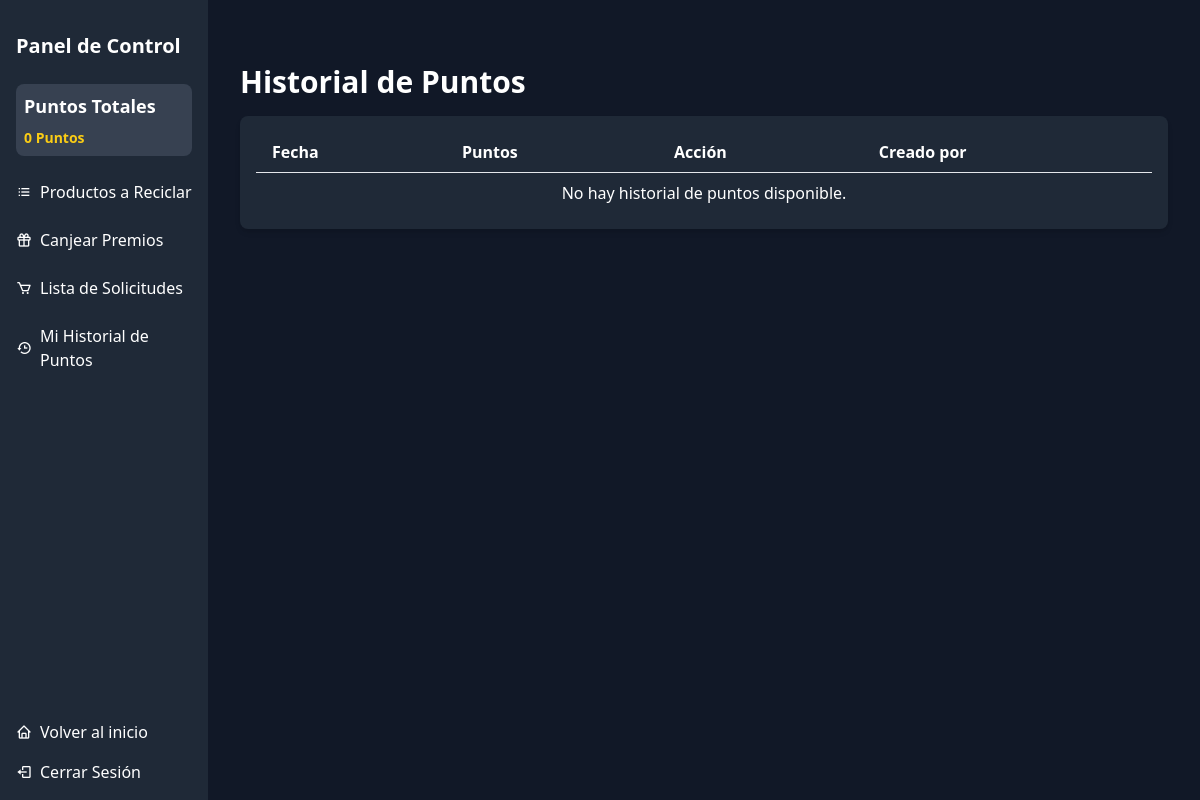
/dashboard/point-history/ (signed in), run on an earlier commit of the app's database.
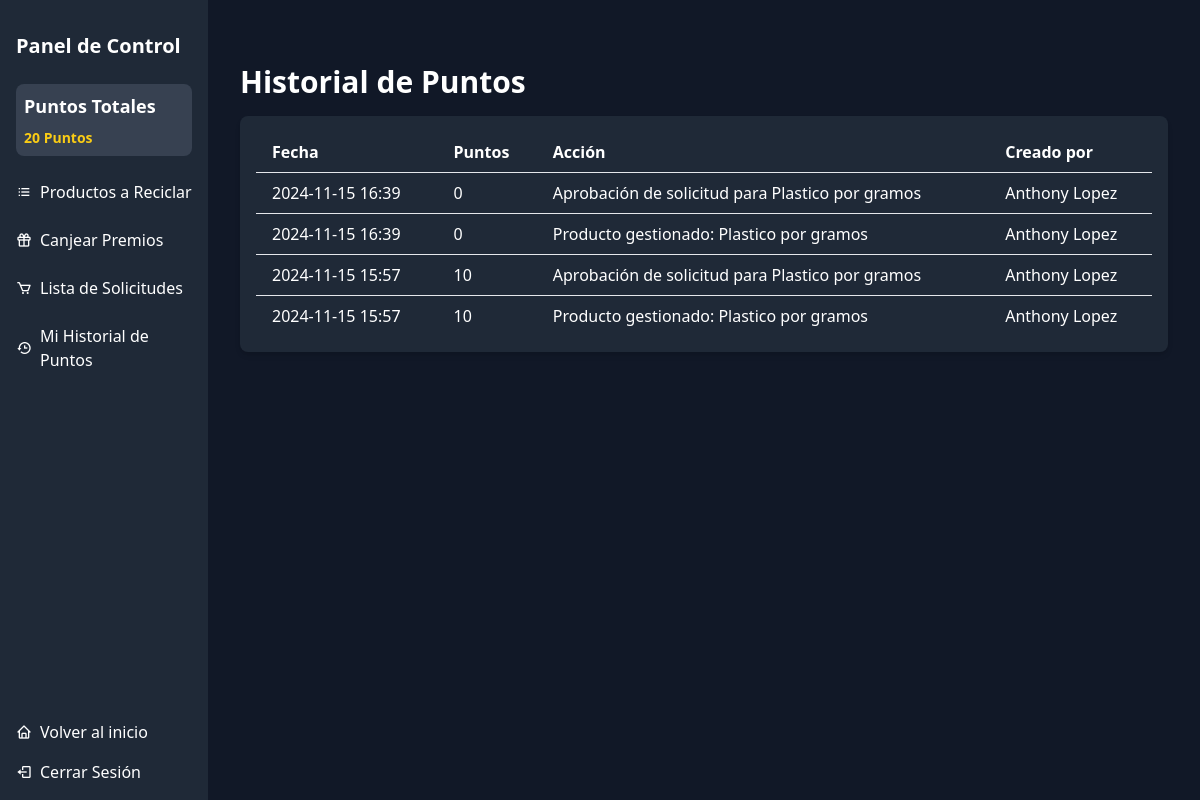
And on a later commit of the database.
### core/dashboard/models.py (models this page shows, shortened)
class PointHistory(models.Model):
    user = models.ForeignKey(settings.AUTH_USER_MODEL, on_delete=models.CASCADE, related_name="point_history")
    points = models.PositiveIntegerField()
    action = models.CharField(max_length=255)
    created_at = models.DateTimeField(auto_now_add=True)
    created_by = models.ForeignKey(
        settings.AUTH_USER_MODEL,
        on_delete=models.SET_NULL,
        null=True,
        blank=True,
        related_name="created_point_histories"
    )
    class Meta:
        verbose_name = 'Historial de Puntos'
        verbose_name_plural = 'Historial de Puntos'

### core/security/models.py (models this page shows, shortened)
class User(AbstractUser):
    email = models.EmailField(_('email address'), unique=True)
    is_admin = models.BooleanField(default=False, help_text="Indica si el usuario es un administrador.")
    phone_number = models.CharField(max_length=10, blank=True, help_text="Número de teléfono del usuario.")
    address = models.CharField(max_length=255, blank=True, help_text="Dirección del usuario.")
    date_of_birth = models.DateField(null=True, blank=True, help_text="Fecha de nacimiento del usuario.")
    gender = models.CharField(
        max_length=10,
        choices=[('M', 'Masculino'), ('F', 'Femenino'), ('O', 'Otro')],
        blank=True,
        help_text="Género del usuario."
    )
    profile_image = models.ImageField(
        upload_to='profile_img/',
        null=True,
        blank=True,
        help_text="Imagen de perfil del usuario.",
        validators=[validate_image_extension]
    )
    ROLE_CHOICES = [
        ('USER', 'Usuario'),
        ('ADMIN', 'Administrador'),
    ]
    role = models.CharField(
        max_length=6,
        choices=ROLE_CHOICES,
        default='USER',
        help_text="Rol del usuario."
    )
    USERNAME_FIELD = 'username'
    REQUIRED_FIELDS = ['email', 'first_name', 'last_name']
    groups = models.ManyToManyField(Group, related_name='security_user_set', blank=True)
    user_permissions = models.ManyToManyField('auth.Permission', related_name='security_user_set', blank=True)

### core/dashboard/views/point.py (the view)
# urls.py: path('point-history/', point.PointHistoryListView.as_view(), name='point_history'),
class PointHistoryListView(ListView):
    model = PointHistory
    template_name = "core/points/point_history.html"
    context_object_name = "point_histories"
    def get_queryset(self):
        return PointHistory.objects.filter(user=self.request.user).order_by('-created_at')

### core/dashboard/context_processors.py (called while the page is built)
def total_points(request):
    if request.user.is_authenticated:
        total_points = Points.objects.filter(user=request.user).aggregate(total=models.Sum('number'))['total'] or 0
        total_history_points = PointHistory.objects.filter(user=request.user).aggregate(total=models.Sum('points'))['total'] or 0
        total_points = total_history_points
    else:
        total_points = 0
    return {'total_points': total_points}

### templates/core/points/point_history.html
{% extends 'components/base_dash.html' %}
{% block content %}
<div class="container mx-auto py-8">
    <h1 class="text-3xl font-bold text-white mb-4">Historial de Puntos</h1>
    <div class="bg-gray-800 p-4 rounded-lg shadow-md">
        <table class="min-w-full table-auto text-white">
            <thead>
                <tr class="border-b">
                    <th class="px-4 py-2 text-left">Fecha</th>
                    <th class="px-4 py-2 text-left">Puntos</th>
                    <th class="px-4 py-2 text-left">Acción</th>
                    <th class="px-4 py-2 text-left">Creado por</th>
                </tr>
            </thead>
            <tbody>
                {% for history in point_histories %}
                <tr class="border-t">
                    <td class="px-4 py-2">{{ history.created_at|date:"Y-m-d H:i" }}</td>
                    <td class="px-4 py-2">{{ history.points }}</td>
                    <td class="px-4 py-2">{{ history.action }}</td>
                    <td class="px-4 py-2">{{ history.created_by.first_name }} {{ history.created_by.last_name }}</td>
                </tr>
                {% empty %}
                <tr>
                    <td colspan="4" class="text-center px-4 py-2">No hay historial de puntos disponible.</td>
                </tr>
                {% endfor %}
            </tbody>
        </table>
    </div>
</div>
{% endblock %}

What changed in the data, as far as the page shows it:
added PointHistory: created_at "2024-11-15 16:39", points "0", action "Aprobación de solicitud para Plastico por gramos", created_by.first_name "Anthony", created_by.last_name "Lopez"
added PointHistory: created_at "2024-11-15 16:39", points "0", action "Producto gestionado: Plastico por gramos", created_by.first_name "Anthony", created_by.last_name "Lopez"
added PointHistory: created_at "2024-11-15 15:57", points "10", action "Aprobación de solicitud para Plastico por gramos", created_by.first_name "Anthony", created_by.last_name "Lopez"
added PointHistory: created_at "2024-11-15 15:57", points "10", action "Producto gestionado: Plastico por gramos", created_by.first_name "Anthony", created_by.last_name "Lopez"
Also different on the page:
{{ total_points }}: "0" → "20"
text no longer shown: "No hay historial de puntos disponible."
